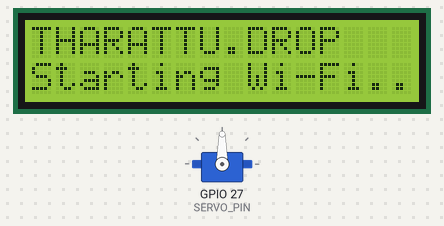
This sketch was run on a simulated ESP32. Parts: 16×2 character LCD, servo. I2S audio is not simulated (input reads silence); random numbers use the default seed unless the sketch sets one; what the sketch prints to the serial monitor is not drawn.

Above: at 0.3 s.
At 2.3 s:
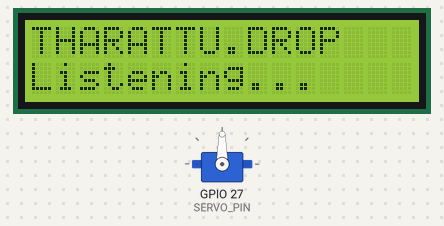

The sketch:

tharattudrop.ino
```cpp
/*************************************************

         THARATTU.DROP()

  ESP32 + INMP441 + LCD + SERVO + WEB/PHONE SYNC
  (Final Running Version with Mobile Strobe UI)

*************************************************/

#include <Wire.h>
#include <LiquidCrystal_I2C.h>
#include <ESP32Servo.h>
#include <driver/i2s.h>
#include <WiFi.h>
#include <WebServer.h>


// =============================================
// WI-FI ACCESS POINT (FOR PHONE CONNECTION)
// =============================================

const char* ssid = "Tharattu_AP";
const char* password = "password123";

WebServer server(80);


// =============================================
// HTML PAGE FOR PHONE BROWSER (Strobe UI)
// =============================================

const char index_html[] = R"rawliteral(
<!DOCTYPE html>
<html>
<head>
  <meta name="viewport" content="width=device-width, initial-scale=1">
  <style>
    body { background-color: #121212; color: white; text-align: center; font-family: sans-serif; margin-top: 30px; transition: background 0.1s; }
    #box { width: 280px; height: 280px; margin: 20px auto; background: #333; border-radius: 20px; display: flex; align-items: center; justify-content: center; font-size: 22px; font-weight: bold; box-shadow: 0 0 20px rgba(0,0,0,0.5); }
    button { padding: 14px 28px; font-size: 18px; background: #ff4757; color: white; border: none; border-radius: 8px; cursor: pointer; font-weight: bold; }
  </style>
</head>
<body>
  <h1>THARATTU.DROP</h1>
  <p>Status: <span id="status" style="color: #2ed573; font-weight: bold;">Listening...</span></p>

  <div id="box">STANDBY</div>
  <br>
  <!-- Required for mobile browsers to allow auto-audio later -->
  <button onclick="enableAudio()">1. Tap to Enable Audio</button>

  <!-- Sample Lullaby Audio (Requires phone cellular data active if AP has no internet) -->
  <audio id="lullaby" loop src="https://www.soundhelix.com/examples/mp3/SoundHelix-Song-1.mp3"></audio>

  <script>
    let audioEnabled = false;

    function enableAudio() {
      let audio = document.getElementById('lullaby');
      audio.play().then(() => {
        audio.pause();
        audio.currentTime = 0;
        audioEnabled = true;
        alert('Audio Enabled! Ready for trigger.');
      }).catch(e => alert('Error enabling audio'));
    }

    // Poll the ESP32 every 500ms for rapid strobe response
    setInterval(function() {
      fetch('/check')
        .then(response => response.text())
        .then(data => {
          let box = document.getElementById('box');
          let status = document.getElementById('status');
          let audio = document.getElementById('lullaby');

          if(data === "TRIGGERED") {
            status.innerText = "KUNJU KARAYUNNU!";
            status.style.color = "#ff4757";
            box.innerText = "STROBE ACTIVE!";

            // Rapid Strobe effect: Flashes background body color and box colors intensely
            const colors = ["#ff4757", "#2ed573", "#1e90ff", "#ffeb3b", "#ffffff"];
            let randomColor = colors[Math.floor(Math.random() * colors.length)];
            let strobeColor = colors[Math.floor(Math.random() * colors.length)];

            document.body.style.backgroundColor = randomColor;
            box.style.background = strobeColor;
            box.style.color = (strobeColor === "#ffffff") ? "#000" : "#fff";

            if(audioEnabled && audio.paused) {
              audio.play();
            }
          } else {
            status.innerText = "Listening...";
            status.style.color = "#2ed573";
            box.innerText = "STANDBY";
            box.style.background = "#333";
            document.body.style.backgroundColor = "#121212";
            box.style.color = "#fff";

            if(!audio.paused) {
              audio.pause();
            }
          }
        })
        .catch(err => {
          console.log("Connection hiccup...");
        });
    }, 500);
  </script>
</body>
</html>
)rawliteral";


// =============================================
// LCD (Change to 0x3F if your screen stays blank)
// =============================================

LiquidCrystal_I2C lcd(0x27, 16, 2);


// =============================================
// SERVO
// =============================================

Servo myServo;

#define SERVO_PIN 27
#define SERVO_CENTER 90
#define SERVO_LEFT   60
#define SERVO_RIGHT  120


// =============================================
// INMP441 PINS
// =============================================

#define I2S_WS   25
#define I2S_SD   33
#define I2S_SCK  26
#define I2S_PORT I2S_NUM_0


// =============================================
// SOUND DETECTION SETTINGS
// =============================================

#define SOUND_THRESHOLD 800
#define CRY_COUNT_REQUIRED 5


// =============================================
// VARIABLES
// =============================================

int cryCount = 0;
bool systemActive = false;
unsigned long lastLogTime = 0;


// =============================================
// SETUP WEB SERVER
// =============================================

void setupWebServer() {
  WiFi.softAP(ssid, password);

  server.on("/", []() {
    server.send(200, "text/html", index_html);
  });

  server.on("/check", []() {
    if (systemActive) {
      server.send(200, "text/plain", "TRIGGERED");
    } else {
      server.send(200, "text/plain", "IDLE");
    }
  });

  server.begin();
}


// =============================================
// SETUP INMP441
// =============================================

void setupMicrophone() {
  i2s_config_t i2s_config = {
    .mode = (i2s_mode_t)(I2S_MODE_MASTER | I2S_MODE_RX),
    .sample_rate = 16000,
    .bits_per_sample = I2S_BITS_PER_SAMPLE_32BIT,
    .channel_format = I2S_CHANNEL_FMT_ONLY_LEFT,
    .communication_format = (i2s_comm_format_t)I2S_COMM_FORMAT_STAND_I2S,
    .intr_alloc_flags = ESP_INTR_FLAG_LEVEL1,
    .dma_buf_count = 8,
    .dma_buf_len = 64,
    .use_apll = false,
    .tx_desc_auto_clear = false,
    .fixed_mclk = 0
  };

  i2s_driver_install(I2S_PORT, &i2s_config, 0, NULL);

  i2s_pin_config_t pin_config = {
    .bck_io_num = I2S_SCK,
    .ws_io_num = I2S_WS,
    .data_out_num = I2S_PIN_NO_CHANGE,
    .data_in_num = I2S_SD
  };

  i2s_set_pin(I2S_PORT, &pin_config);
  i2s_start(I2S_PORT);
}


// =============================================
// GET SOUND LEVEL (With Timeout & Zero-Division Guard)
// =============================================

int getSoundLevel() {
  int32_t samples[128];
  size_t bytesRead = 0;

  i2s_read(I2S_PORT, &samples, sizeof(samples), &bytesRead, pdMS_TO_TICKS(100));

  int samplesRead = bytesRead / sizeof(int32_t);
  if (samplesRead <= 0) {
    return 0;
  }

  long long total = 0;
  for (int i = 0; i < samplesRead; i++) {
    int32_t sample = samples[i] >> 14;
    total += labs(sample);
  }
  return total / samplesRead;
}


// =============================================
// LCD MODES
// =============================================

void showListening() {
  lcd.clear();
  lcd.setCursor(0, 0); lcd.print("THARATTU.DROP");
  lcd.setCursor(0, 1); lcd.print("Listening...");
}

void showCryDetected() {
  lcd.clear();
  lcd.setCursor(0, 0); lcd.print("KUNJU");
  lcd.setCursor(0, 1); lcd.print("KARAYUNNU!");
}

void showTharattu() {
  lcd.clear();
  lcd.setCursor(0, 0); lcd.print("THARATTU.DROP");
  lcd.setCursor(0, 1); lcd.print("Rocking...");
}


// =============================================
// ROCK THE SERVO (Responsive Web Syncing)
// =============================================

void rockServo() {
  for (int pos = SERVO_LEFT; pos <= SERVO_RIGHT; pos += 2) {
    myServo.write(pos);
    delay(30);
    server.handleClient();
  }
  for (int pos = SERVO_RIGHT; pos >= SERVO_LEFT; pos -= 2) {
    myServo.write(pos);
    delay(30);
    server.handleClient();
  }
}


// =============================================
// ACTIVATE THARATTU.DROP()
// =============================================

void activateTharattu() {
  systemActive = true;

  Serial.println("KUNJU KARAYUNNU!");
  showCryDetected();

  unsigned long cryTimer = millis();
  while (millis() - cryTimer < 2000) {
    server.handleClient();
    delay(1);
  }

  Serial.println("THARATTU.DROP ACTIVATED!");
  showTharattu();

  unsigned long startTime = millis();
  while (millis() - startTime < 15000) {
    rockServo();
  }

  myServo.write(SERVO_CENTER);
  systemActive = false;
  cryCount = 0;

  unsigned long endTimer = millis();
  while (millis() - endTimer < 1000) {
    server.handleClient();
    delay(1);
  }

  showListening();
}


// =============================================
// SETUP
// =============================================

void setup() {
  Serial.begin(115200);
  Serial.println("Starting Setup...");

  // LCD Initialization Insurance
  delay(50);
  Wire.begin(21, 22);
  lcd.init();
  delay(50);
  lcd.init();
  lcd.backlight();
  lcd.clear();
  lcd.setCursor(0, 0); lcd.print("THARATTU.DROP");
  lcd.setCursor(0, 1); lcd.print("Starting Wi-Fi...");

  // WI-FI ACCESS POINT
  setupWebServer();

  // SERVO
  myServo.setPeriodHertz(50);
  myServo.attach(SERVO_PIN, 500, 2400);
  myServo.write(SERVO_CENTER);

  // MICROPHONE
  setupMicrophone();

  unsigned long bootTimer = millis();
  while (millis() - bootTimer < 2000) {
    server.handleClient();
    delay(1);
  }

  showListening();

  Serial.println("==========================");
  Serial.println("THARATTU.DROP READY!");
  Serial.println("Connect to Wi-Fi: Tharattu_AP");
  Serial.println("Open: http://192.168.4.1");
  Serial.println("==========================");
}


// =============================================
// LOOP
// =============================================

void loop() {
  server.handleClient();

  int soundLevel = getSoundLevel();

  // Gated logging (1 print per second) to keep Serial clean
  if (millis() - lastLogTime > 1000) {
    Serial.print("Sound Level: ");
    Serial.println(soundLevel);
    lastLogTime = millis();
  }

  if (soundLevel > SOUND_THRESHOLD) {
    cryCount++;
  } else {
    if (cryCount > 0) cryCount--;
  }

  if (cryCount >= CRY_COUNT_REQUIRED && !systemActive) {
    activateTharattu();
  }

  delay(100);
}
```

Measured:
- what the display in image 0 shows lasts 2.0 s, from 0.3 s to 2.3 s
